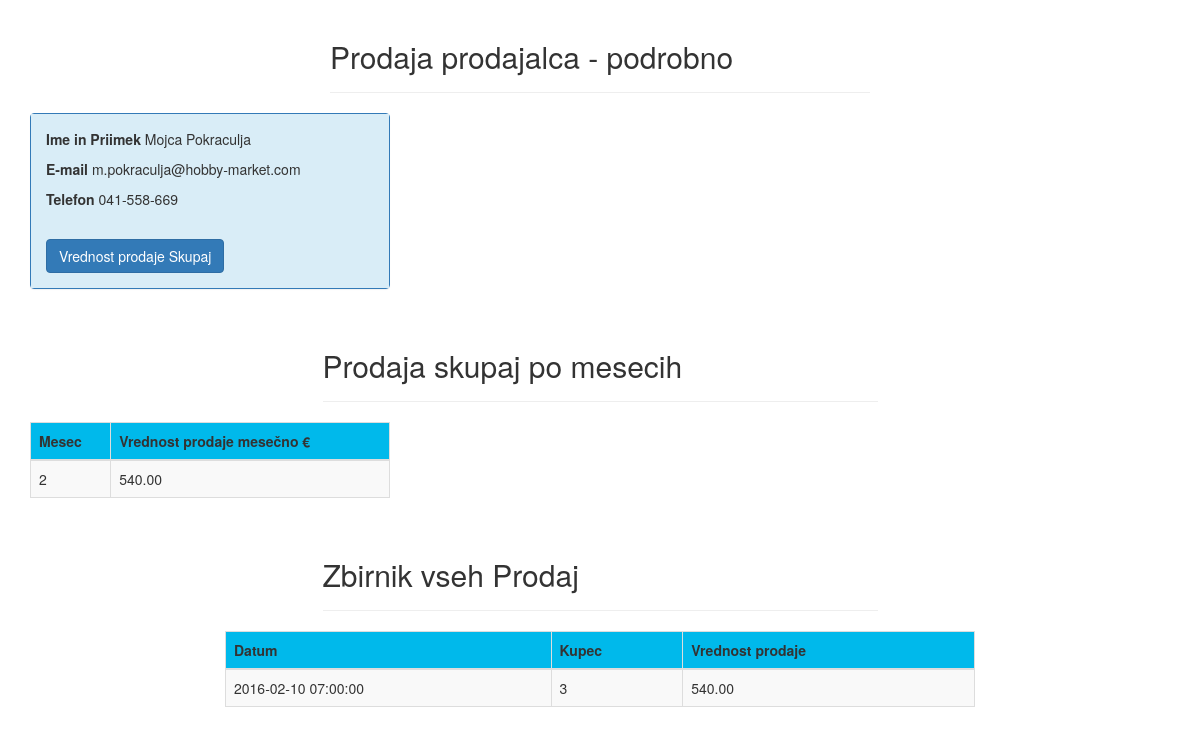
The page /vendor_sales.php?id=4 on the database its author committed.
### tables this page shows
CREATE TABLE `vendors` (
  `id` int(10) UNSIGNED NOT NULL,
  `name` varchar(155) NOT NULL,
  `surname` varchar(155) NOT NULL,
  `email` varchar(255) NOT NULL,
  `phone` varchar(255) DEFAULT NULL,
  `created_at` timestamp NULL DEFAULT NULL,
  `updated_at` timestamp NULL DEFAULT NULL
);

CREATE TABLE `sales` (
  `id` int(10) UNSIGNED NOT NULL,
  `customer_id` int(11) NOT NULL,
  `vendor_id` int(11) NOT NULL,
  `sale_date` datetime NOT NULL,
  `sum_total` double(8,2) NOT NULL,
  `created_at` timestamp NULL DEFAULT NULL,
  `updated_at` timestamp NULL DEFAULT NULL
);

### SaleController.php (called while the page is built, shortened)
<?php
include 'Vendor.php';
include 'VendorView.php';
class SaleController
{
    public function vendorDetails($vendorId)
    {
        $vendor = new Vendor();
        $vendor = $vendor->getVendorDetalis($vendorId);
        $view = new VendorView();
        $view->renderVendorDetails($vendor);
    }
    public function vendorSales($vendorId)
    {
        $vendor = new Vendor();
        $sales = $vendor->getVendorSales($vendorId);
        $view = new VendorView();
        $view->renderVendorSales($sales);
    }
    public function vendorSalesMonthly($vendorId)
    {
        $vendor = new Vendor();
        $montlySales = $vendor->getVendoerMonthlySales($vendorId);
        $view = new VendorView();
        $view->renderVendorSalesMonthly($montlySales);
    }
}

### Vendor.php (called while the page is built, shortened)
<?php
class Vendor
{
    private $connection;
    public function __construct()
    {
        $this->connection = new Connection();
    }
    public function getVendorDetalis($id)
    {
        $vendors = $this->connection->query('vendors');
        foreach ($vendors as $item) {
            if ($item['id'] == $id) {
                $id = $item['id'];
                $name = $item['name'];
                $surname = $item['surname'];
                $email = $item['email'];
                $phone = $item['phone'];
                $data = array('id' => $id, 'name' => $name, 'surname' => $surname, 'email' => $email, 'phone' => $phone);
                return $data;
            }
        }
    }
    public function getVendorSales($vendorId)
    {
        $sales = $this->connection->orderedQuery('sales', 'vendor_id', $vendorId, 'sale_date');
        $allData = [];
        foreach ($sales as $sale)
        {
            $data = array('id' => $sale['id'], 'date' => $sale['sale_date'], 'customer' => $sale['customer_id'], 'total' => $sale['sum_total']);
            array_push($allData, $data);
        }
        return $allData;
    }
}

### Connection.php (called while the page is built, shortened)
<?php
class Connection
{
    private $servername = "localhost";
    private $username = "vnesi svoje uporabniško ime";
    private $password = "vnesi svoje geslo";
    private $database = "vnesi ime baze";
    private $connection;
    public function __construct()
    {
        $this->connection = new PDO("mysql:host=$this->servername;dbname=$this->database", $this->username, $this->password);
        $this->connection->setAttribute(PDO::ATTR_ERRMODE, PDO::ERRMODE_EXCEPTION);
    }
    public function query($tablename)
    {
        return $this->connection->query("SELECT * FROM $tablename");
    }
    public function orderedQuery($tablename,$field, $value,$orderField)
    {
        return $this->connection->query("SELECT * FROM $tablename WHERE $field = $value ORDER BY $orderField DESC");
    }
}

### VendorView.php (the view, shortened to what this page needs)
<?php
include 'Connection.php';
class VendorView
{
    public function renderVendorDetails($vendor)
    {
        echo '<p> <span class="krepko">Ime in Priimek</span> '. $vendor['name']. ' '. $vendor['surname'].'</p>'.
            '<p> <span class="krepko">E-mail</span> '. $vendor['email'].'</p>'.
            '<p> <span class="krepko">Telefon</span> '. $vendor['phone'].'</p>';
    }
    public function renderVendorSales($sales)
    {
        foreach ($sales as $sale)
        {
            echo '<tr>'.
                '<td>'.$sale['date'].'</td>'.
                '<td>'.$sale['customer'].'</td>'.
                '<td>'.$sale['total'].'</td>'.
                '</tr>';
        }
    }
    public function renderVendorSalesMonthly($montlySales)
    {
        foreach ($montlySales as $montlySale)
        {
            echo '<tr>'.
                '<td>'.$montlySale['month'].'</td>'.
                '<td>'.$montlySale['month_total'].'</td>'.
                '</tr>';
        }
    }
}

### theme.css (style rules this page uses)
.krepko { font-weight:bold; }

### rows shown on the page
vendors: name "Mojca", surname "Pokraculja", email "m.pokraculja@hobby-market.com", phone "041-558-669"
sales: sale_date "2016-02-10 07:00:00", customer "3", sum_total "540.00"

### other values the page prints
$montlySale['month'] "2"
$montlySale['month_total'] "540.00"
